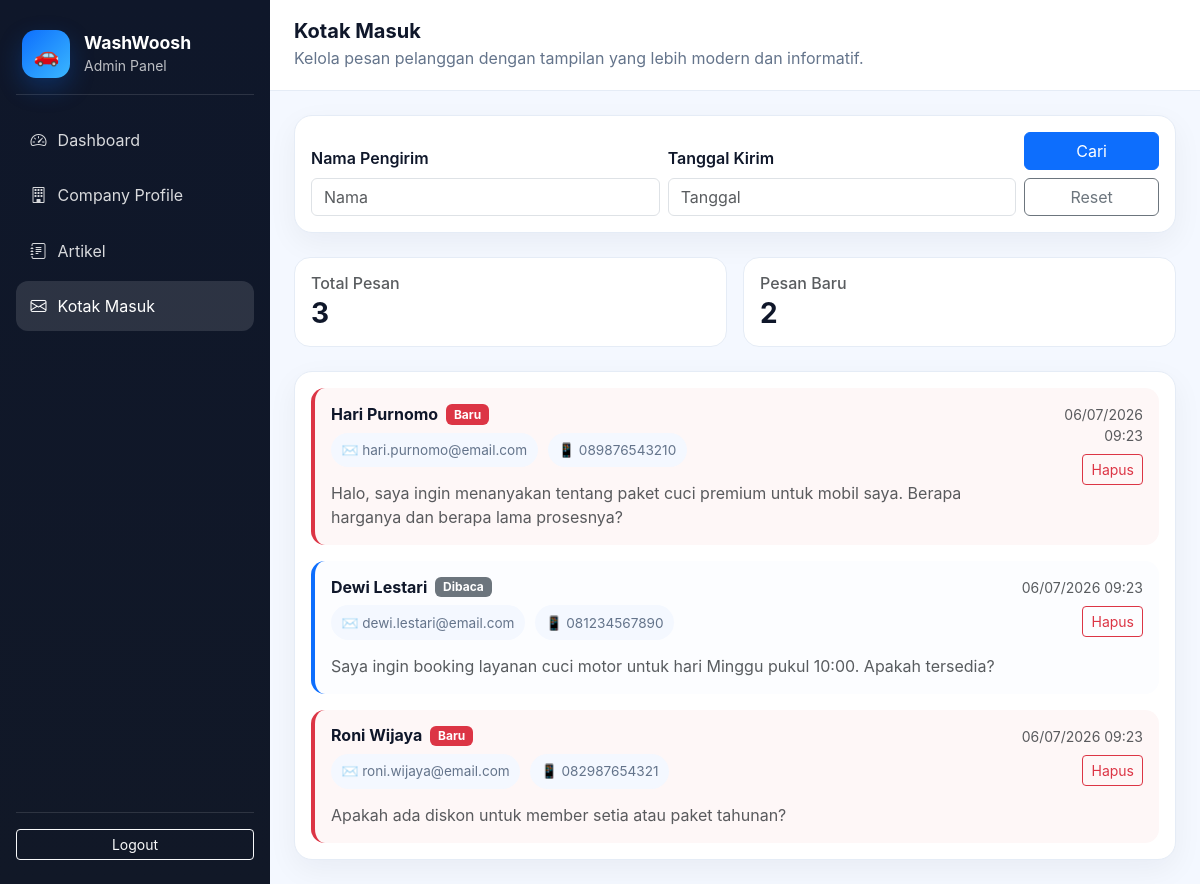
/admin/kotak_masuk.php (signed in), run on the app's committed database.
### tables this page shows
CREATE TABLE tb_kontak (
  id_kontak INT UNSIGNED AUTO_INCREMENT PRIMARY KEY,
  nama VARCHAR(100) NOT NULL,
  email VARCHAR(100) NOT NULL,
  no_telp VARCHAR(25) NOT NULL,
  pesan TEXT NOT NULL,
  status ENUM('baru','dibaca') NOT NULL DEFAULT 'baru',
  created_at TIMESTAMP NOT NULL DEFAULT CURRENT_TIMESTAMP,
  deleted_at TIMESTAMP NULL DEFAULT NULL
);

### admin/kotak_masuk.php (the view, shortened to what this page needs)
<?php
require_once '../config/koneksi.php';
try {
    $pdo->query('SELECT 1 FROM tb_kontak LIMIT 1');
} catch (PDOException $e) {
    $pdo->exec('CREATE TABLE IF NOT EXISTS tb_kontak (
        id_kontak INT UNSIGNED AUTO_INCREMENT PRIMARY KEY,
        nama VARCHAR(100) NOT NULL,
        email VARCHAR(100) NOT NULL,
        no_telp VARCHAR(25) NOT NULL,
        pesan TEXT NOT NULL,
        status ENUM("baru","dibaca") NOT NULL DEFAULT "baru",
        created_at TIMESTAMP NOT NULL DEFAULT CURRENT_TIMESTAMP,
        deleted_at TIMESTAMP NULL DEFAULT NULL
    ) ENGINE=InnoDB DEFAULT CHARSET=utf8mb4');
    $pdo->exec('INSERT INTO tb_kontak (nama, email, no_telp, pesan, status) VALUES
    ("Hari Purnomo", "hari.purnomo@email.com", "089876543210", "Halo, saya ingin menanyakan tentang paket cuci premium untuk mobil saya. Berapa harganya dan berapa lama prosesnya?", "baru"),
    ("Dewi Lestari", "dewi.lestari@email.com", "081234567890", "Saya ingin booking layanan cuci motor untuk hari Minggu pukul 10:00. Apakah tersedia?", "dibaca"),
    ("Roni Wijaya", "roni.wijaya@email.com", "082987654321", "Apakah ada diskon untuk member setia atau paket tahunan?", "baru")');
}
$search_name = trim($_GET['nama'] ?? '');
$search_date = trim($_GET['created_at'] ?? '');
$where_clauses = ['k.deleted_at IS NULL'];
$params = [];
$stmt = $pdo->prepare('SELECT k.id_kontak, k.nama, k.email, k.no_telp, k.pesan, k.created_at, k.status
    FROM tb_kontak k
    WHERE ' . implode(' AND ', $where_clauses) . '
    ORDER BY k.created_at DESC');
$stmt->execute($params);
$kontak_list = $stmt->fetchAll();
?>
<!doctype html>
<html lang="id">
<head>
    <link href="https://cdn.jsdelivr.net/npm/bootstrap@5.3.2/dist/css/bootstrap.min.css" rel="stylesheet">
</head>
<body>
<div class="page-wrapper">
    <aside class="sidebar">
        <div class="brand">
            <div class="brand-icon">🚗</div>
            <div>
                <h4>WashWoosh</h4>
                <small>Admin Panel</small>
            </div>
        </div>
        <nav class="nav-links">
            <a href="dashboard.php"><i class="bi bi-speedometer2"></i> Dashboard</a>
            <a href="company_profile.php"><i class="bi bi-building"></i> Company Profile</a>
            <a href="galeri.php"><i class="bi bi-journal-text"></i> Artikel</a>
            <a class="active" href="kotak_masuk.php"><i class="bi bi-envelope"></i> Kotak Masuk</a>
        </nav>
        <div class="sidebar-footer">
            <a class="btn btn-outline-light btn-sm w-100" href="../logout.php">Logout</a>
        </div>
    </aside>
    <div class="main-panel">
        <header class="topbar">
            <div>
                <h2>Kotak Masuk</h2>
                <p>Kelola pesan pelanggan dengan tampilan yang lebih modern dan informatif.</p>
            </div>
        </header>
        <main class="content">
            <div class="panel-card p-3 mb-4">
                <form method="get" class="row g-2 align-items-end">
                    <div class="col-md-5">
                        <label class="form-label fw-semibold">Nama Pengirim</label>
                        <input type="text" name="nama" class="form-control" value="<?= htmlspecialchars($search_name) ?>" placeholder="Nama">
                    </div>
                    <div class="col-md-5">
                        <label class="form-label fw-semibold">Tanggal Kirim</label>
                        <input type="text" name="created_at" class="form-control" value="<?= htmlspecialchars($search_date) ?>" placeholder="Tanggal">
                    </div>
                    <div class="col-md-2 d-grid gap-2">
                        <button type="submit" class="btn btn-primary">Cari</button>
                        <a href="kotak_masuk.php" class="btn btn-outline-secondary">Reset</a>
                    </div>
                </form>
            </div>
            <div class="row g-3 mb-4">
                <div class="col-md-6">
                    <div class="stat-card p-3 h-100">
                        <h6 class="text-muted mb-1">Total Pesan</h6>
                        <h3 class="fw-bold mb-0"><?= count($kontak_list) ?></h3>
                    </div>
                </div>
                <div class="col-md-6">
                    <div class="stat-card p-3 h-100">
                        <h6 class="text-muted mb-1">Pesan Baru</h6>
                        <h3 class="fw-bold mb-0"><?= count(array_filter($kontak_list, fn($item) => $item['status'] === 'baru')) ?></h3>
                    </div>
                </div>
            </div>
            <?php if (empty($kontak_list)): ?>
                <div class="panel-card p-4 text-center">
                    <h5 class="mb-2"><?= ($search_name !== '' || $search_date !== '') ? 'Tidak ada pesan yang sesuai pencarian' : 'Belum ada pesan masuk' ?></h5>
                    <p class="text-muted mb-0"><?= ($search_name !== '' || $search_date !== '') ? 'Coba isi kolom lain atau reset pencarian.' : 'Pesan dari pelanggan akan muncul di sini.' ?></p>
                </div>
            <?php else: ?>
                <div class="panel-card p-3">
                    <div class="d-flex flex-column gap-3">
                        <?php foreach ($kontak_list as $kontak): ?>
                            <div class="message-card <?= $kontak['status'] === 'baru' ? 'unread' : '' ?>" data-bs-toggle="collapse" data-bs-target="#kontak-<?= $kontak['id_kontak'] ?>">
                                <div class="d-flex justify-content-between align-items-start gap-3">
                                    <div>
                                        <div class="d-flex align-items-center gap-2 mb-2">
                                            <h6 class="mb-0 fw-bold"><?= htmlspecialchars($kontak['nama']) ?></h6>
                                            <?php if ($kontak['status'] === 'baru'): ?>
                                                <span class="badge bg-danger">Baru</span>
                                            <?php else: ?>
                                                <span class="badge bg-secondary">Dibaca</span>
                                            <?php endif; ?>
                                        </div>
                                        <div class="mb-2">
                                            <span class="info-badge">✉️ <?= htmlspecialchars($kontak['email']) ?></span>
                                            <span class="info-badge">📱 <?= htmlspecialchars($kontak['no_telp']) ?></span>
                                        </div>
                                        <p class="mb-0 text-muted"><?= htmlspecialchars(substr($kontak['pesan'], 0, 120)) ?><?= strlen($kontak['pesan']) > 120 ? '...' : '' ?></p>
                                    </div>
                                    <div class="text-end">
                                        <small class="text-muted d-block mb-2"><?= date('d/m/Y H:i', strtotime($kontak['created_at'])) ?></small>
                                        <form method="post" onsubmit="return confirm('Yakin ingin menghapus pesan ini?');" style="display:inline;">
                                            <button type="submit" class="btn btn-outline-danger btn-sm">Hapus</button>
                                        </form>
                                    </div>
                                </div>
                            </div>
                        <?php endforeach; ?>
                    </div>
                </div>
            <?php endif; ?>
        </main>
    </div>
</div>
<link rel="stylesheet" href="https://cdn.jsdelivr.net/npm/bootstrap-icons@1.11.3/font/bootstrap-icons.css">
</body>
</html>

### admin/kotak_masuk.php (style rules this page uses)
:root { --primary: #0d6efd; --bg: #f4f8ff; --surface: #ffffff; --text: #0f172a; --muted: #64748b; --border: #e5ecf6; }
body { min-height: 100vh; margin: 0; background: linear-gradient(135deg, #f4f8ff 0%, #eef6ff 100%); color: var(--text); font-family: Inter, "Segoe UI", Roboto, Arial, sans-serif; }
.page-wrapper { min-height: 100vh; display: flex; background: var(--bg); }
.sidebar { width: 270px; background: linear-gradient(180deg, #0f172a 0%, #111827 100%); color: #fff; padding: 1.5rem 1rem; display: flex; flex-direction: column; gap: 1.25rem; }
.brand { display: flex; align-items: center; gap: 0.85rem; padding: 0.4rem 0.4rem 1rem; border-bottom: 1px solid rgba(255,255,255,0.12); }
.brand-icon { width: 48px; height: 48px; border-radius: 14px; display: inline-flex; align-items: center; justify-content: center; background: linear-gradient(135deg, var(--primary) 0%, #3ab7ff 100%); font-size: 1.3rem; box-shadow: 0 10px 24px rgba(13, 110, 253, 0.25); }
.brand h4 { margin: 0; font-size: 1.1rem; font-weight: 700; }
.brand small { color: rgba(255,255,255,0.72); }
.nav-links { display: flex; flex-direction: column; gap: 0.35rem; }
.nav-links a { color: rgba(255,255,255,0.84); text-decoration: none; padding: 0.8rem 0.9rem; border-radius: 12px; display: flex; align-items: center; gap: 0.7rem; transition: all 0.2s ease; }
.nav-links a:hover, .nav-links a.active { background: rgba(255,255,255,0.12); color: #fff; }
.sidebar-footer { margin-top: auto; padding-top: 1rem; border-top: 1px solid rgba(255,255,255,0.12); }
.main-panel { flex: 1; display: flex; flex-direction: column; }
.topbar { background: var(--surface); border-bottom: 1px solid var(--border); padding: 1.2rem 1.5rem; display: flex; justify-content: space-between; align-items: center; gap: 1rem; }
.topbar h2 { margin: 0; font-size: 1.25rem; font-weight: 700; }
.topbar p { margin: 0.2rem 0 0; color: var(--muted); }
.content { padding: 1.5rem; }
.panel-card { background: var(--surface); border: 1px solid var(--border); border-radius: 18px; box-shadow: 0 10px 30px rgba(15, 23, 42, 0.05); }
.stat-card { border-radius: 16px; border: 1px solid var(--border); background: var(--surface); }
.message-card { border-left: 4px solid var(--primary); border-radius: 14px; padding: 1rem; background: #fcfdff; transition: transform 0.2s ease, box-shadow 0.2s ease; cursor: pointer; }
.message-card.unread { border-left-color: #dc3545; background: #fef7f7; }
.info-badge { display: inline-block; padding: 0.45rem 0.65rem; background: #f4f8ff; border-radius: 999px; margin-right: 0.35rem; margin-bottom: 0.35rem; font-size: 0.85rem; color: var(--muted); }

### data on the page
tb_kontak: nama "Hari Purnomo", status "Baru", email "hari.purnomo@email.com", no_telp "089876543210", pesan "Halo, saya ingin menanyakan tentang paket cuci premium untuk mobil saya. Berapa harganya dan berapa lama prosesnya?", created_at "06/07/2026 09:23"
tb_kontak: nama "Dewi Lestari", status "Dibaca", email "dewi.lestari@email.com", no_telp "081234567890", pesan "Saya ingin booking layanan cuci motor untuk hari Minggu pukul 10:00. Apakah tersedia?", created_at "06/07/2026 09:23"
tb_kontak: nama "Roni Wijaya", status "Baru", email "roni.wijaya@email.com", no_telp "082987654321", pesan "Apakah ada diskon untuk member setia atau paket tahunan?", created_at "06/07/2026 09:23"

### other printed values
count($kontak_list) "3"
